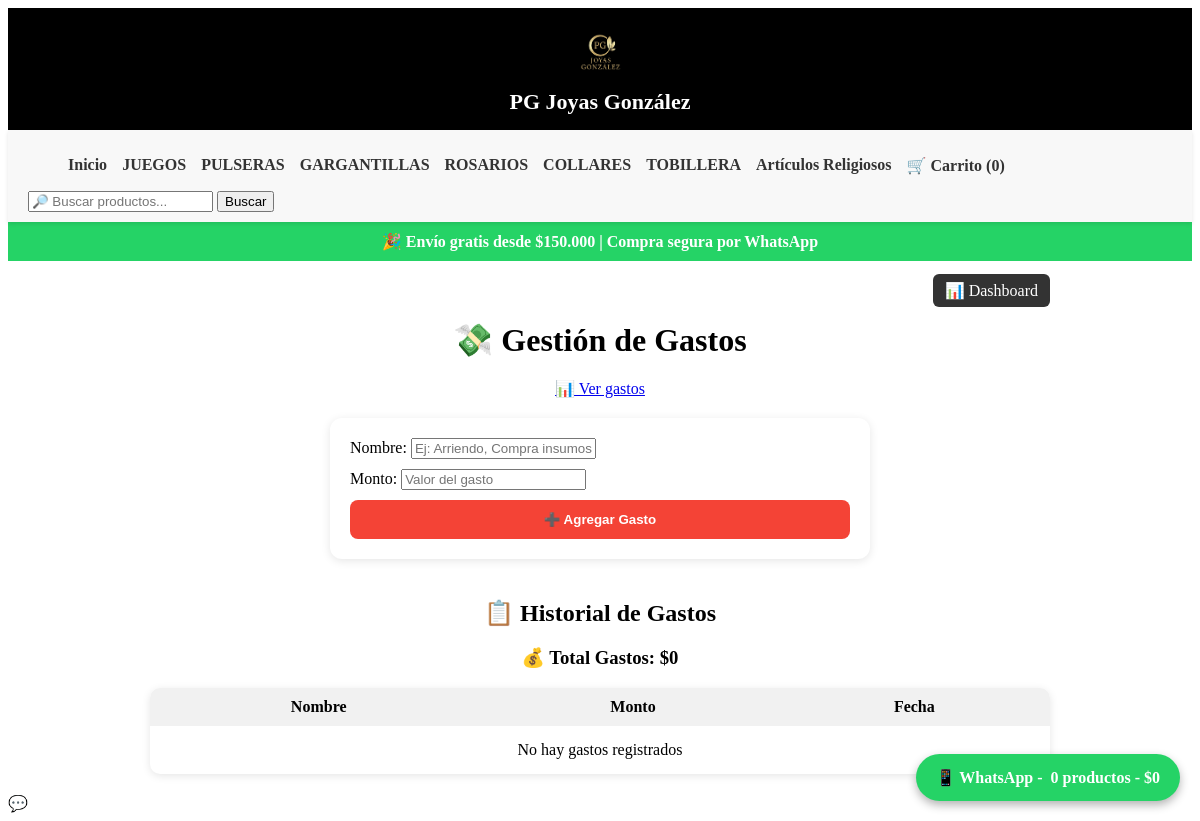
Screenshot of /gastos/ (signed in) with the database file from the repository.
### productos/models.py (models this page shows, shortened)
class Categoria(models.Model):
    nombre = models.CharField(max_length=100)
    usuario = models.ForeignKey(
        User,
        on_delete=models.CASCADE,
        null=True,
        blank=True
    )

### productos/views.py (the view)
# urls.py: path('gastos/', views.gastos, name='gastos'),
@login_required
def gastos(request):
    gastos = Gasto.objects.filter(usuario=request.user).order_by('-fecha')
    form = GastoForm(request.POST or None)
    if request.method == 'POST':
        if form.is_valid():
            gasto = form.save(commit=False)
            gasto.usuario = request.user
            gasto.save()
            return redirect('gastos')
    total_gastos = gastos.aggregate(total=Sum('monto'))['total'] or 0
    context = {
        'form': form,
        'gastos': gastos,
        'total_gastos': total_gastos  # 👈 AQUÍ
    }
    return render(request, 'gastos.html', context)

### productos/forms.py
class GastoForm(forms.ModelForm):
    class Meta:
        model = Gasto
        fields = ['nombre', 'monto']
        widgets = {
            'nombre': forms.TextInput(attrs={
                'class': 'form-control',
                'placeholder': 'Ej: Arriendo, Compra insumos'
            }),
            'monto': forms.NumberInput(attrs={
                'class': 'form-control',
                'placeholder': 'Valor del gasto'
            }),
        }

### pgjoyasgonzalez/context_processors.py (called while the page is built)
def categorias_menu(request):
    if request.user.is_authenticated:
        categorias = Categoria.objects.filter(usuario=request.user)
    else:
        categorias = Categoria.objects.none()
    return {
        'categorias_menu': categorias
    }

### productos/views.py (called while the page is built)
def cantidad_carrito(request):
    session_key = request.session.session_key
    if not session_key:
        return {'cantidad_carrito': 0}
    items = CarritoItem.objects.filter(session_key=session_key)
    cantidad = sum(item.cantidad for item in items)
    return {'cantidad_carrito': cantidad}

### productos/templates/gastos.html (shortened to what this page needs)
{% extends 'base.html' %}
{% block content %}
<div style="max-width:900px; margin:auto; padding:20px;">
    <div style="text-align:right; margin-bottom:10px;">
        <a href="{% url 'dashboard' %}" style="
            background:#333;
            color:white;
            padding:8px 12px;
            border-radius:6px;
            text-decoration:none;
        ">
            📊 Dashboard
        </a>
    </div>
    <h1 style="text-align:center; margin-bottom:20px;">💸 Gestión de Gastos</h1>
    <div style="text-align:center; margin:20px;">
    <a href="{% url 'lista_gastos' %}">
        📊 Ver gastos
        </a>
    </div>
    <div style="
        max-width:500px;
        margin:auto;
        background:#ffffff;
        padding:20px;
        border-radius:12px;
        box-shadow:0 2px 10px rgba(0,0,0,0.1);
    ">
        <form method="POST">
            <div style="margin-bottom:10px;">
                {{ form.nombre.label_tag }}
                {{ form.nombre }}
            </div>
            <div style="margin-bottom:10px;">
                {{ form.monto.label_tag }}
                {{ form.monto }}
            </div>
            <button type="submit" style="
                width:100%;
                padding:12px;
                background:#f44336;
                color:white;
                border:none;
                border-radius:8px;
                font-weight:bold;
                cursor:pointer;
            ">
                ➕ Agregar Gasto
            </button>
        </form>
    </div>
    <h2 style="margin-top:40px; text-align:center;">📋 Historial de Gastos</h2>
    <h3 style="text-align:center; margin-top:20px;">
    💰 Total Gastos: ${{ total_gastos|floatformat:0 }}
    </h3>
    <table style="
        width:100%;
        margin-top:15px;
        border-collapse:collapse;
        background:white;
        border-radius:10px;
        overflow:hidden;
        box-shadow:0 2px 8px rgba(0,0,0,0.1);
    ">
        <tr style="background:#f1f1f1;">
            <th style="padding:10px;">Nombre</th>
            <th style="padding:10px;">Monto</th>
            <th style="padding:10px;">Fecha</th>
        </tr>
        {% for g in gastos %}
        <tr style="text-align:center; border-top:1px solid #eee;">
            <td style="padding:10px;">{{ g.nombre }}</td>
            <td style="padding:10px;">${{ g.monto|floatformat:0 }}</td>
            <td style="padding:10px;">{{ g.fecha|date:"d M Y" }}</td>
        </tr>
        {% empty %}
        <tr>
            <td colspan="3" style="padding:15px; text-align:center;">
                No hay gastos registrados
            </td>
        </tr>
        {% endfor %}
    </table>
</div>
{% endblock %}

### productos/templates/base.html (shortened to what this page needs)
<!DOCTYPE html>
<html>
<head>
    {% load static %}
</head>
<body>
<div class="header-logo">
    <img src="{% static 'img/logo.png' %}" style="max-height:60px;">
    <div>PG Joyas González</div>
</div>
<nav>
    <ul id="menu-lista">
        <li><a href="{% url 'inicio' %}">Inicio</a></li>
        {% for categoria in categorias_menu %}
            <li>
                <a href="{% url 'productos_por_categoria' categoria.id %}">
                    {{ categoria.nombre }}
                </a>
            </li>
        {% endfor %}
        <li>
            <a href="{% url 'ver_carrito' %}">
                🛒 Carrito ({{ cantidad_carrito }})
            </a>
        </li>
    </ul>
    <form action="{% url 'buscar_productos' %}" method="GET" class="buscador">
        <input type="text" name="q" placeholder="🔎 Buscar productos..." required>
        <button type="submit">Buscar</button>
    </form>
</nav>
<div class="banner-top">
    🎉 Envío gratis desde $150.000 | Compra segura por WhatsApp
</div>
{% block content %}
{% endblock %}
    💬
<a href="#" id="whatsapp-flotante" target="_blank">
    📱 WhatsApp - <span id="whatsapp-info">0 productos - $0</span>
</a>
</body>
</html>

### productos/templates/base.html (style rules this page uses)
nav { background: #f8f8f8; padding: 10px 20px; box-shadow: 0 2px 4px rgba(0,0,0,0.1); }
nav ul { list-style: none; display: flex; gap: 15px; }
nav ul li a { text-decoration: none; color: #333; font-weight: bold; }
#whatsapp-flotante { position: fixed; bottom: 20px; right: 20px; background: #25D366; color: white; padding: 14px 20px; border-radius: 50px; font-size: 16px; font-weight: bold; text-decoration: none; box-shadow: 0 4px 10px rgba(0,0,0,0.3); display: flex; align-items: center; gap: 8px; z-index: 9999; transition: all 0.3s ease; }
.buscador { margin-top:10px; }
.header-logo { text-align:center; background:#000; color:white; padding:15px; font-size:22px; font-weight:bold; }
nav { position:sticky; top:0; z-index:999; background:#f8f8f8; }
.banner-top { background:#25D366; color:white; text-align:center; padding:10px; font-weight:bold; }

### rows the page displays
Categoria: nombre "JUEGOS"
Categoria: nombre "PULSERAS"
Categoria: nombre "GARGANTILLAS"
Categoria: nombre "ROSARIOS"
Categoria: nombre "COLLARES"
Categoria: nombre "TOBILLERA"
Categoria: nombre "Artículos Religiosos"

### other values shown
{{ cantidad_carrito }} "0"
{{ total_gastos|floatformat:0 }} "0"
